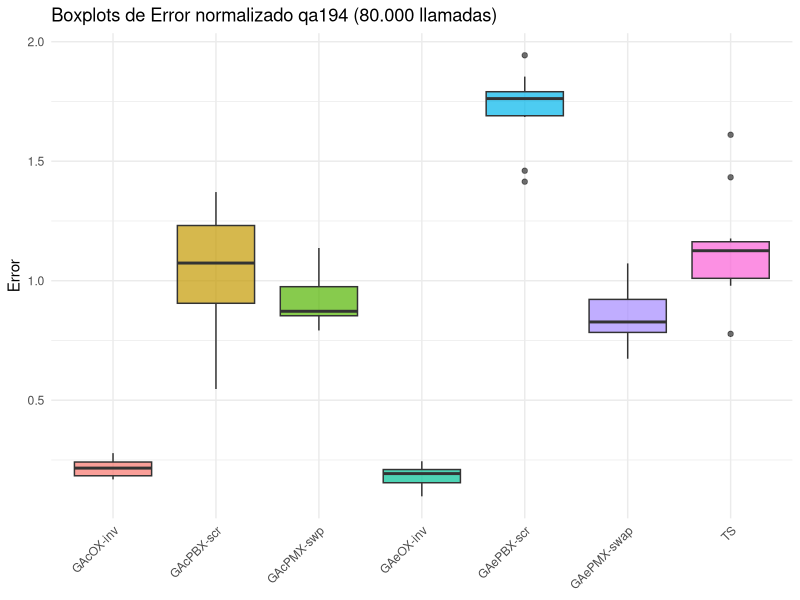
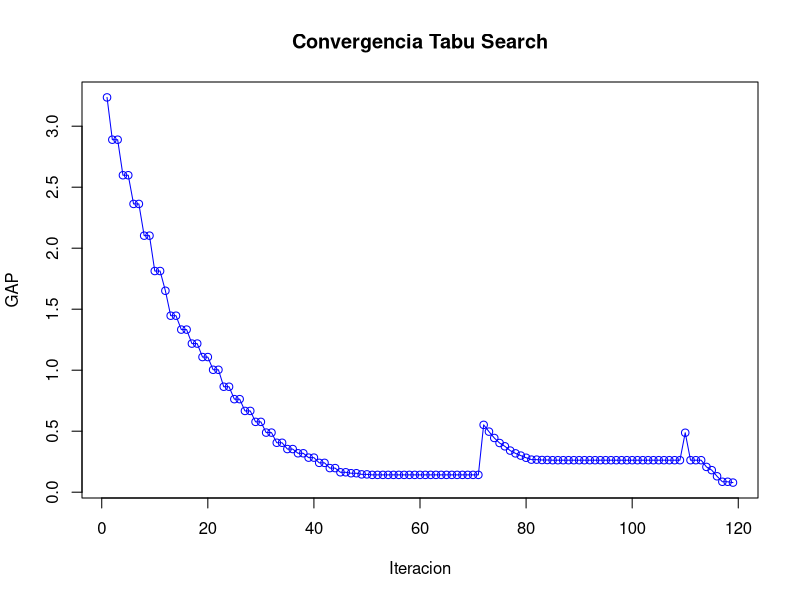
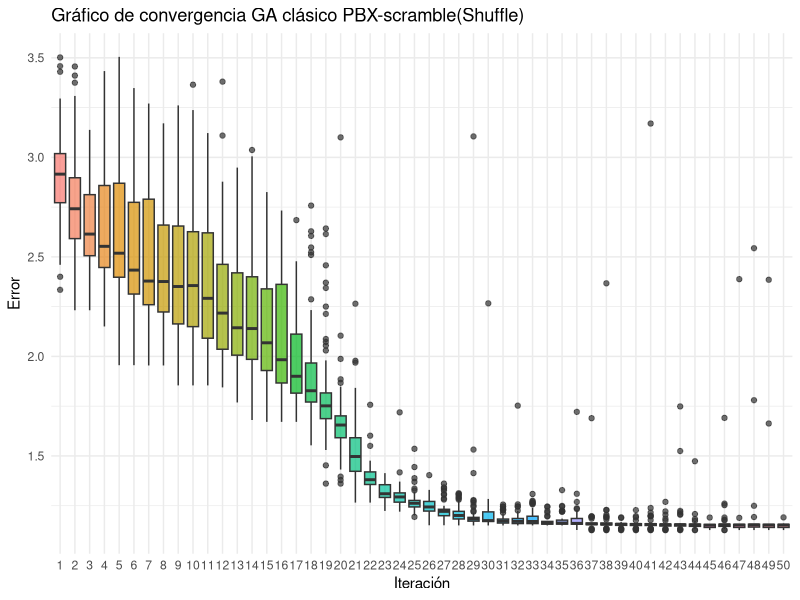

Recreate these plots in R, in order. (Note: this script raises an error after producing the figures.)
################ Libraries.
library(ggplot2)
library(dplyr)

################ WorkSpaces.
setwd("C:/Users/benja/OneDrive/Escritorio/WorkSpace/TSP_SvsP/Results/Experimentals")

################
# Convergencia.
################

Converge_SA <- read.csv("TS_converge_38.csv")
Converge_GA <- read.csv("GAcPBXscr_converge_38.csv")

################
# Resultados.
################
Caso_GA_1 <- read.csv("GAe_PMX_swp_results_76_80000.txt",header = FALSE)
Caso_GA_2 <- read.csv("GAe_OX_inv_results_76_80000.txt", header = FALSE)
Caso_GA_3 <- read.csv("GAe_PBX_scr_results_76_80000.txt", header = FALSE)
Caso_GA_4 <- read.csv("GAc_PMX_sw_results_76_80000.txt",header = FALSE)
Caso_GA_5 <- read.csv("GAc_OX_inv_results_76_80000.txt", header = FALSE)
Caso_GA_6 <- read.csv("GAc_PBX_scr_results_76_80000.txt", header = FALSE)
Caso_TS_1 <- read.csv("TS_results_76_80000.txt",header = FALSE)

df <- bind_rows(
  data.frame(Caso = "GAcPMX-swp", Error = Caso_GA_1$V2),
  data.frame(Caso = "GAcOX-inv", Error = Caso_GA_2$V2),
  data.frame(Caso = "GAcPBX-scr", Error = Caso_GA_3$V2),
  data.frame(Caso = "GAePMX-swap", Error = Caso_GA_4$V2),
  data.frame(Caso = "GAeOX-inv", Error = Caso_GA_5$V2),
  data.frame(Caso = "GAePBX-scr", Error = Caso_GA_6$V2),
  data.frame(Caso = "TS", Error = Caso_TS_1$V2)
)

ggplot(df, aes(x = Caso, y = Error, fill = Caso)) +
  geom_boxplot(alpha = 0.7) + 
  labs(
    title = "Boxplots de Error normalizado qa194 (80.000 llamadas)",
    x = "Caso",
    y = "Error"
  ) +
  theme_minimal() +
  theme(legend.position = "none", 
        axis.title.x = element_blank(),
        axis.text.x = element_text(angle = 45, hjust = 1))

################
# Gráfico convergencia TS.
################
plot(Converge_SA[["Mejor"]], type = "o", col = "blue", 
     xlab = "Iteracion", 
     ylab = "GAP", 
     main = "Convergencia Tabu Search")

################
# Gráfico convergencia GA.
################
# Lista.
Converge_GA_list <- split(Converge_GA, Converge_GA$Iteration)

# Elementos a mostrar.
inicio <- 1
fin <- 50

# Filtrar el dataframe para obtener las iteraciones dentro del rango especificado
df_filtrado <- Converge_GA %>%
  filter(Iteration >= inicio & Iteration <= fin) %>%
  arrange(Iteration)

# Graficar boxplot para 'Error' por cada 'iteration'
ggplot(df_filtrado, aes(x = factor(Iteration), y = Error)) +
  geom_boxplot(aes(fill = factor(Iteration)), alpha = 0.7) + 
  labs(
    title = "Gráfico de convergencia GA clásico PBX-scramble(Shuffle)",
    x = "Iteración",
    y = "Error"
  ) +
  theme_minimal() +
  theme(legend.position = "none")

################
# Prueba Normal.
################

resultado_shapiro <- shapiro.test(Caso_GA_1$V2)
print(resultado_shapiro)
resultado_shapiro <- shapiro.test(Caso_GA_2$V2)
print(resultado_shapiro)
resultado_shapiro <- shapiro.test(Caso_GA_3$V2)
print(resultado_shapiro)
resultado_shapiro <- shapiro.test(Caso_GA_4$V2)
print(resultado_shapiro)
resultado_shapiro <- shapiro.test(Caso_GA_5$V2)
print(resultado_shapiro)
resultado_shapiro <- shapiro.test(Caso_GA_6$V2)
print(resultado_shapiro)


resultado_shapiro <- shapiro.test(Caso_TS_1$V2)
print(resultado_shapiro)

################
# Pruebas estadísticas.
################

wilcox.test(Caso_GA_1$Error, Caso_TS_1$Error, paired = TRUE, alternative = "less")
t.test(Caso_GA_2$Error, Caso_TS_2$Error, paired = TRUE)
t.test(Caso_GA_3$Error, Caso_TS_2$Error, paired = TRUE)
t.test(Caso_GA_4$Error, Caso_TS_2$Error, paired = TRUE)